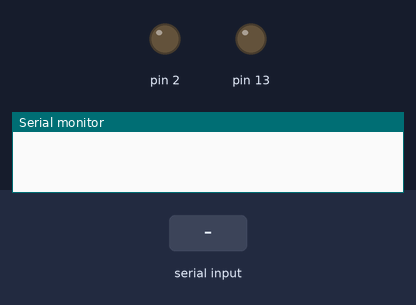
A sketch run on a simulated Arduino Uno, built with avr-gcc and run on an emulated ATmega328P. Parts: output pins drawn as LEDs (lit = HIGH), the last lines printed to the serial monitor. The inputs (shaded band) are chosen by the test bench.

Above: at 1.2 s.
1.3 s: "0" received over Serial
At 1.9 s:
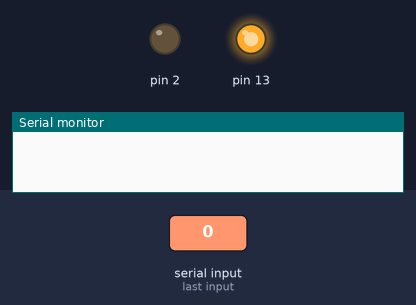
3.8 s: "2" received over Serial
At 4.0 s:
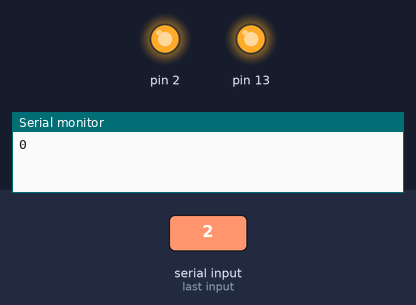
Timing chart, 0 to 6.8 s (numbered marks = the images above; inputs shaded):
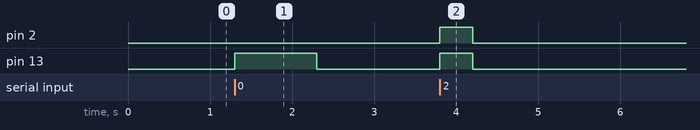

Measured:
- after the input at 1.3 s, pin 13: LOW → HIGH at once, → LOW 1.0 s later
- after the input at 3.8 s, pin 2, pin 13: LOW → HIGH at once, → LOW 0.40 s later

The sketch:

wakeup.ino
```cpp
// connect the wake-up buzzer to pin D2
// arduino responds to check-connection packet '1' with '1'
// when it receives the buzzer packet '2', it sends 400ms pulse to pin D2
// uses 115200 baud rate

void setup()
{
  Serial.begin(115200);
  pinMode(13, OUTPUT);
  pinMode(2, OUTPUT);
}

void loop()
{
  if (Serial.available())
  {
    char c = Serial.read();
    switch (c)
    {
      case '1': Serial.print('1');
                break;
      case '2': digitalWrite(13, HIGH);
                digitalWrite(2, HIGH);
                delay(400);
                digitalWrite(2, LOW);
                digitalWrite(13, LOW);
                break;
      default: digitalWrite(13, HIGH);
               delay(1000);
               digitalWrite(13, LOW);
               Serial.print(c);
               break;
    }
  }
  delay(1);
}
```
